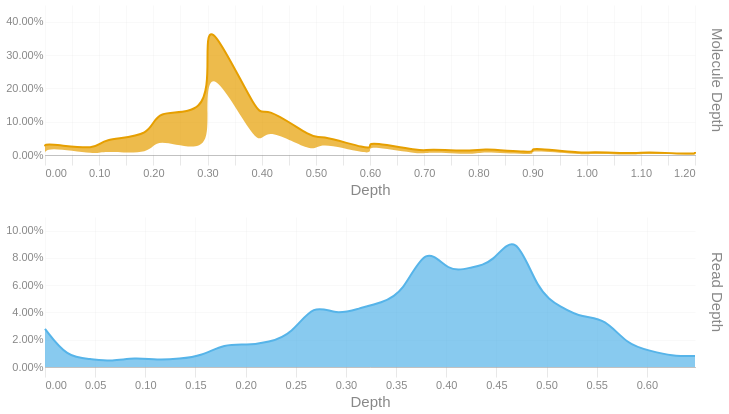

Notebook source saved alongside this figure:
### Code cell
readdep = depth_hist(tb['Read Depth'], q99, 3)
readdep = readdep.with_columns(pl.lit('Read Depth').alias('Metric'))
if not SKIPLR:
    moldep = depth_hist(tb['Molecule Depth'], mol_q99, 1)
    moldep = moldep.with_columns(pl.lit('Molecule Depth').alias('Metric'))
    _hist = pl.concat([readdep, moldep])
    _hist = _hist.filter(pl.col('Proportion') != 0)
    with SafeRender(_hist):
        (
            alt.Chart(_hist)        
            .mark_area(interpolate = "basis")
            .encode(
                x=alt.X('Bin:Q').scale(domainMin=0).axis(alt.Axis(title='Depth')),
                y = alt.Y('Proportion:Q', title = None).axis(format = '.2%'),
                color = alt.Color('Metric:N').legend(None),
                row = alt.Row("Metric:N").header(title = None, labelOrient = 'right'),
                tooltip = [
                    alt.Tooltip("Metric:N", title = "Metric"),
                    alt.Tooltip('Interval:N', title = "Depth Interval"),
                    alt.Tooltip('Proportion:Q', title = "% Alignments").format('.2%')
                ]
            )
            .resolve_scale(x='independent', y='independent')
            .properties(
                height = 150, width = 650,
                usermeta={'embedOptions': {'downloadFileName': f'{samplename}.depth.hist'}}
            )
        ).display()
else:
    readdep = readdep.filter(pl.col('Proportion') != 0)
    with SafeRender(readdep):
        (
            alt.Chart(readdep)        
            .mark_area(interpolate = "basis")
            .encode(
                x=alt.X('Bin:Q').scale(domainMin=0).axis(alt.Axis(title='Depth')),
                y = alt.Y('Proportion:Q', title = None).axis(format = '.2%'),
                tooltip = [
                    alt.Tooltip('Interval:N', title = "Depth Interval"),
                    alt.Tooltip('Proportion:Q', title = "% Alignments").format('.2%')
                ]
            )
            .properties(
                usermeta={'embedOptions': {'downloadFileName': f'{samplename}.depth.hist'}}
            )
        ).display()

### Figure 1 — Vega-Lite specification as saved in the notebook (floating-point values rounded to 4 significant figures)
{"width": 650, "height": 150, "config": {"title": {"anchor": "start", "dy": -15, "fontSize": 18, "color": "#888888", "subtitleColor": "#888888", "subtitleFontSize": 14}, "arc": {"fill": "#0072B2"}, "axis": {"domainColor": "#888888", "domainWidth": 0.5, "gridWidth": 0.2, "grid": false, "titleFontWeight": 400, "titleFontSize": 15, "labelFontSize": 11, "labelColor": "#888888", "tickColor": "#888888", "tickWidth": 0.2, "titleColor": "#888888"}, "axisBand": {"grid": false}, "axisX": {"grid": true, "tickSize": 10, "domainCap": "round"}, "axisY": {"domain": false, "grid": true, "tickSize": 0, "domainCap": "round"}, "background": "transparent", "header": {"labelFontSize": 15, "labelColor": "#888888", "titleFontSize": 15, "titleFontWeight": 600, "titleColor": "#888888"}, "legend": {"labelFont": "sans-serif", "labelFontSize": 12, "labelColor": "#888888", "symbolSize": 100, "symbolType": "circle", "titleFontSize": 12, "titlePadding": 10, "titleColor": "#888888", "title": null}, "range": {"category": ["#E69F00", "#56B4E9", "#009E73", "#F0E442", "#0072B2", "#D55E00", "#CC79A7", "#000000"], "diverging": ["#cfe8f3", "#a2d4ec", "#73bfe2", "#46abdb", "#1696d2", "#12719e"]}, "area": {"fill": "#0072B2", "fillOpacity": 0.7, "line": true, "strokeOpacity": 0.7}, "line": {"color": "#0072B2", "stroke": "#0072B2", "strokeWidth": 2}, "trail": {"color": "#0072B2", "stroke": "#0072B2", "strokeWidth": 0, "size": 1}, "point": {"filled": true, "fillOpacity": 1.0, "size": 95}, "text": {"color": "#888888", "fontSize": 11, "align": "right", "fontWeight": 400, "size": 11}, "bar": {"fill": "#0072B2", "stroke": null}, "view": {"stroke": null, "continuousWidth": 660, "continuousHeight": 400}}, "data": {"name": "data-834b05754a3932a3d587f7a12572bcd5"}, "mark": {"type": "area", "interpolate": "basis"}, "encoding": {"color": {"field": "Metric", "legend": null, "type": "nominal"}, "row": {"field": "Metric", "header": {"title": null, "labelOrient": "right"}, "type": "nominal"}, "tooltip": [{"field": "Metric", "title": "Metric", "type": "nominal"}, {"field": "Interval", "title": "Depth Interval", "type": "nominal"}, {"field": "Proportion", "format": ".2%", "title": "% Alignments", "type": "quantitative"}], "x": {"axis": {"title": "Depth"}, "field": "Bin", "scale": {"domainMin": 0}, "type": "quantitative"}, "y": {"axis": {"format": ".2%"}, "field": "Proportion", "title": null, "type": "quantitative"}}, "resolve": {"scale": {"x": "independent", "y": "independent"}}, "usermeta": {"embedOptions": {"downloadFileName": "S6_Altamaha_3959.depth.hist"}}, "$schema": "https://vega.github.io/schema/vega-lite/v6.1.0.json", "datasets": {"data-834b05754a3932a3d587f7a12572bcd5": [{"Bin": 0.0, "Interval": "0.0-0.022", "Proportion": 0.028, "Metric": "Read Depth"}, {"Bin": 0.022, "Interval": "0.022-0.045", "Proportion": 0.007, "Metric": "Read Depth"}, {"Bin": 0.045, "Interval": "0.045-0.067", "Proportion": 0.006, "Metric": "Read Depth"}, {"Bin": 0.067, "Interval": "0.067-0.089", "Proportion": 0.004, "Metric": "Read Depth"}, {"Bin": 0.089, "Interval": "0.089-0.112", "Proportion": 0.007, "Metric": "Read Depth"}, {"Bin": 0.112, "Interval": "0.112-0.134", "Proportion": 0.005, "Metric": "Read Depth"}, {"Bin": 0.134, "Interval": "0.134-0.156", "Proportion": 0.006, "Metric": "Read Depth"}, {"Bin": 0.156, "Interval": "0.156-0.179", "Proportion": 0.008, "Metric": "Read Depth"}, {"Bin": 0.179, "Interval": "0.179-0.201", "Proportion": 0.017, "Metric": "Read Depth"}, {"Bin": 0.201, "Interval": "0.201-0.223", "Proportion": 0.016, "Metric": "Read Depth"}, {"Bin": 0.223, "Interval": "0.223-0.246", "Proportion": 0.018, "Metric": "Read Depth"}, {"Bin": 0.246, "Interval": "0.246-0.268", "Proportion": 0.024, "Metric": "Read Depth"}, {"Bin": 0.268, "Interval": "0.268-0.29", "Proportion": 0.047, "Metric": "Read Depth"}, {"Bin": 0.29, "Interval": "0.29-0.313", "Proportion": 0.038, "Metric": "Read Depth"}, {"Bin": 0.313, "Interval": "0.313-0.335", "Proportion": 0.043, "Metric": "Read Depth"}, {"Bin": 0.335, "Interval": "0.335-0.357", "Proportion": 0.047, "Metric": "Read Depth"}, {"Bin": 0.357, "Interval": "0.357-0.38", "Proportion": 0.054, "Metric": "Read Depth"}, {"Bin": 0.38, "Interval": "0.38-0.402", "Proportion": 0.091, "Metric": "Read Depth"}, {"Bin": 0.402, "Interval": "0.402-0.424", "Proportion": 0.069, "Metric": "Read Depth"}, {"Bin": 0.424, "Interval": "0.424-0.447", "Proportion": 0.073, "Metric": "Read Depth"}, {"Bin": 0.447, "Interval": "0.447-0.469", "Proportion": 0.076, "Metric": "Read Depth"}, {"Bin": 0.469, "Interval": "0.469-0.491", "Proportion": 0.101, "Metric": "Read Depth"}, {"Bin": 0.491, "Interval": "0.491-0.514", "Proportion": 0.055, "Metric": "Read Depth"}, {"Bin": 0.514, "Interval": "0.514-0.536", "Proportion": 0.044, "Metric": "Read Depth"}, {"Bin": 0.536, "Interval": "0.536-0.558", "Proportion": 0.036, "Metric": "Read Depth"}, {"Bin": 0.558, "Interval": "0.558-0.581", "Proportion": 0.036, "Metric": "Read Depth"}, {"Bin": 0.581, "Interval": "0.581-0.603", "Proportion": 0.016, "Metric": "Read Depth"}, {"Bin": 0.603, "Interval": "0.603-0.625", "Proportion": 0.012, "Metric": "Read Depth"}, {"Bin": 0.625, "Interval": "0.625-0.648", "Proportion": 0.008, "Metric": "Read Depth"}, {"Bin": 0.648, "Interval": "0.648-0.67", "Proportion": 0.008, "Metric": "Read Depth"}, {"Bin": 0.0, "Interval": "0.0-0.0", "Proportion": 0.026, "Metric": "Molecule Depth"}, {"Bin": 0.0, "Interval": "0.0-0.1", "Proportion": 0.01, "Metric": "Molecule Depth"}, {"Bin": 0.1, "Interval": "0.1-0.1", "Proportion": 0.014, "Metric": "Molecule Depth"}, {"Bin": 0.1, "Interval": "0.1-0.2", "Proportion": 0.035, "Metric": "Molecule Depth"}, {"Bin": 0.2, "Interval": "0.2-0.2", "Proportion": 0.055, "Metric": "Molecule Depth"}, {"Bin": 0.2, "Interval": "0.2-0.3", "Proportion": 0.085, "Metric": "Molecule Depth"}, {"Bin": 0.3, "Interval": "0.3-0.3", "Proportion": 0.114, "Metric": "Molecule Depth"}, {"Bin": 0.3, "Interval": "0.3-0.3", "Proportion": 0.184, "Metric": "Molecule Depth"}, {"Bin": 0.3, "Interval": "0.3-0.4", "Proportion": 0.129, "Metric": "Molecule Depth"}, {"Bin": 0.4, "Interval": "0.4-0.4", "Proportion": 0.095, "Metric": "Molecule Depth"}, {"Bin": 0.4, "Interval": "0.4-0.5", "Proportion": 0.061, "Metric": "Molecule Depth"}, {"Bin": 0.5, "Interval": "0.5-0.5", "Proportion": 0.043, "Metric": "Molecule Depth"}, {"Bin": 0.5, "Interval": "0.5-0.6", "Proportion": 0.021, "Metric": "Molecule Depth"}, {"Bin": 0.6, "Interval": "0.6-0.6", "Proportion": 0.015, "Metric": "Molecule Depth"}, {"Bin": 0.6, "Interval": "0.6-0.6", "Proportion": 0.013, "Metric": "Molecule Depth"}, {"Bin": 0.6, "Interval": "0.6-0.7", "Proportion": 0.012, "Metric": "Molecule Depth"}, {"Bin": 0.7, "Interval": "0.7-0.7", "Proportion": 0.01, "Metric": "Molecule Depth"}, {"Bin": 0.7, "Interval": "0.7-0.8", "Proportion": 0.008, "Metric": "Molecule Depth"}, {"Bin": 0.8, "Interval": "0.8-0.8", "Proportion": 0.011, "Metric": "Molecule Depth"}, {"Bin": 0.8, "Interval": "0.8-0.9", "Proportion": 0.009, "Metric": "Molecule Depth"}, {"Bin": 0.9, "Interval": "0.9-0.9", "Proportion": 0.007, "Metric": "Molecule Depth"}, {"Bin": 0.9, "Interval": "0.9-0.9", "Proportion": 0.007, "Metric": "Molecule Depth"}, {"Bin": 0.9, "Interval": "0.9-1.0", "Proportion": 0.007, "Metric": "Molecule Depth"}, {"Bin": 1.0, "Interval": "1.0-1.0", "Proportion": 0.005, "Metric": "Molecule Depth"}, {"Bin": 1.0, "Interval": "1.0-1.1", "Proportion": 0.005, "Metric": "Molecule Depth"}, {"Bin": 1.1, "Interval": "1.1-1.1", "Proportion": 0.004, "Metric": "Molecule Depth"}, {"Bin": 1.1, "Interval": "1.1-1.2", "Proportion": 0.005, "Metric": "Molecule Depth"}, {"Bin": 1.2, "Interval": "1.2-1.2", "Proportion": 0.003, "Metric": "Molecule Depth"}, {"Bin": 1.2, "Interval": "1.2-1.2", "Proportion": 0.003, "Metric": "Molecule Depth"}, {"Bin": 1.2, "Interval": "1.2-1.28", "Proportion": 0.003, "Metric": "Molecule Depth"}]}}
